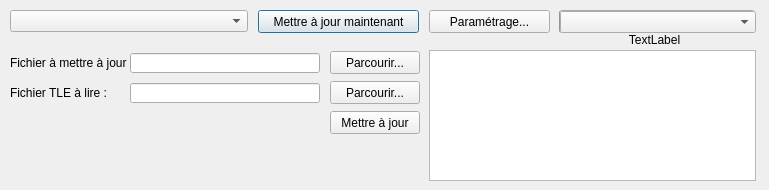
            <widget class="QWidget" name="miseAJourTLE">
             <property name="font">
              <font/>
             </property>
             <property name="mouseTracking">
              <bool>true</bool>
             </property>
             <property name="autoFillBackground">
              <bool>true</bool>
             </property>
             <attribute name="title">
              <string>Mise à jour TLE</string>
             </attribute>
             <widget class="QPushButton" name="majMaintenant">
              <property name="geometry">
               <rect>
                <x>258</x>
                <y>10</y>
                <width>161</width>
                <height>23</height>
               </rect>
              </property>
              <property name="font">
               <font/>
              </property>
              <property name="text">
               <string>Mettre à jour maintenant</string>
              </property>
              <property name="default">
               <bool>true</bool>
              </property>
             </widget>
             <widget class="QFrame" name="frameBarreProgression">
              <property name="geometry">
               <rect>
                <x>559</x>
                <y>10</y>
                <width>201</width>
                <height>41</height>
               </rect>
              </property>
              <property name="font">
               <font/>
              </property>
              <property name="frameShape">
               <enum>QFrame::NoFrame</enum>
              </property>
              <property name="frameShadow">
               <enum>QFrame::Plain</enum>
              </property>
              <widget class="QProgressBar" name="barreProgression">
               <property name="geometry">
                <rect>
                 <x>0</x>
                 <y>0</y>
                 <width>196</width>
                 <height>23</height>
                </rect>
               </property>
               <property name="font">
                <font/>
               </property>
               <property name="value">
                <number>0</number>
               </property>
               <property name="alignment">
                <set>Qt::AlignCenter</set>
               </property>
               <property name="format">
                <string notr="true">%p%</string>
               </property>
              </widget>
              <widget class="QLabel" name="fichierTelechargement">
               <property name="geometry">
                <rect>
                 <x>0</x>
                 <y>20</y>
                 <width>191</width>
                 <height>20</height>
                </rect>
               </property>
               <property name="font">
                <font/>
               </property>
               <property name="text">
                <string notr="true">TextLabel</string>
               </property>
               <property name="alignment">
                <set>Qt::AlignCenter</set>
               </property>
              </widget>
             </widget>
             <widget class="QComboBox" name="groupeTLE">
              <property name="geometry">
               <rect>
                <x>10</x>
                <y>10</y>
                <width>238</width>
                <height>22</height>
               </rect>
              </property>
              <property name="font">
               <font/>
              </property>
             </widget>
             <widget class="QPushButton" name="gestionnaireMajTLE">
              <property name="geometry">
               <rect>
                <x>429</x>
                <y>10</y>
                <width>121</width>
                <height>23</height>
               </rect>
              </property>
              <property name="font">
               <font/>
              </property>
              <property name="text">
               <string>Paramétrage...</string>
              </property>
             </widget>
             <widget class="QLabel" name="lbl_fichierALire">
              <property name="geometry">
               <rect>
                <x>10</x>
                <y>85</y>
                <width>121</width>
                <height>16</height>
               </rect>
              </property>
              <property name="font">
               <font/>
              </property>
              <property name="text">
               <string>Fichier TLE à lire :</string>
              </property>
             </widget>
             <widget class="QLineEdit" name="fichierALire">
              <property name="geometry">
               <rect>
                <x>130</x>
                <y>83</y>
                <width>190</width>
                <height>20</height>
               </rect>
              </property>
              <property name="font">
               <font/>
              </property>
             </widget>
             <widget class="QPushButton" name="parcourirMaj1">
              <property name="geometry">
               <rect>
                <x>330</x>
                <y>51</y>
                <width>90</width>
                <height>23</height>
               </rect>
              </property>
              <property name="font">
               <font/>
              </property>
              <property name="text">
               <string>Parcourir...</string>
              </property>
             </widget>
             <widget class="QLineEdit" name="fichierAMettreAJour">
              <property name="geometry">
               <rect>
                <x>130</x>
                <y>53</y>
                <width>190</width>
                <height>20</height>
               </rect>
              </property>
              <property name="font">
               <font/>
              </property>
             </widget>
             <widget class="QPlainTextEdit" name="compteRenduMaj">
              <property name="geometry">
               <rect>
                <x>429</x>
                <y>50</y>
                <width>327</width>
                <height>131</height>
               </rect>
              </property>
              <property name="font">
               <font/>
              </property>
              <property name="horizontalScrollBarPolicy">
               <enum>Qt::ScrollBarAlwaysOff</enum>
              </property>
              <property name="readOnly">
               <bool>true</bool>
              </property>
             </widget>
             <widget class="QPushButton" name="mettreAJourTLE">
              <property name="geometry">
               <rect>
                <x>330</x>
                <y>111</y>
                <width>90</width>
                <height>23</height>
               </rect>
              </property>
              <property name="font">
               <font/>
              </property>
              <property name="text">
               <string>Mettre à jour</string>
              </property>
             </widget>
             <widget class="QPushButton" name="parcourirMaj2">
              <property name="geometry">
               <rect>
                <x>330</x>
                <y>81</y>
                <width>90</width>
                <height>23</height>
               </rect>
              </property>
              <property name="font">
               <font/>
              </property>
              <property name="text">
               <string>Parcourir...</string>
              </property>
             </widget>
             <widget class="QLabel" name="lbl_fichierAMettreAJour">
              <property name="geometry">
               <rect>
                <x>10</x>
                <y>55</y>
                <width>121</width>
                <height>16</height>
               </rect>
              </property>
              <property name="font">
               <font/>
              </property>
              <property name="text">
               <string>Fichier à mettre à jour :</string>
              </property>
             </widget>
             <widget class="QComboBox" name="affichageMsgMAJ">
              <property name="geometry">
               <rect>
                <x>560</x>
                <y>11</y>
                <width>196</width>
                <height>22</height>
               </rect>
              </property>
              <property name="font">
               <font/>
              </property>
              <property name="iconSize">
               <size>
                <width>0</width>
                <height>0</height>
               </size>
              </property>
             </widget>
            </widget>
